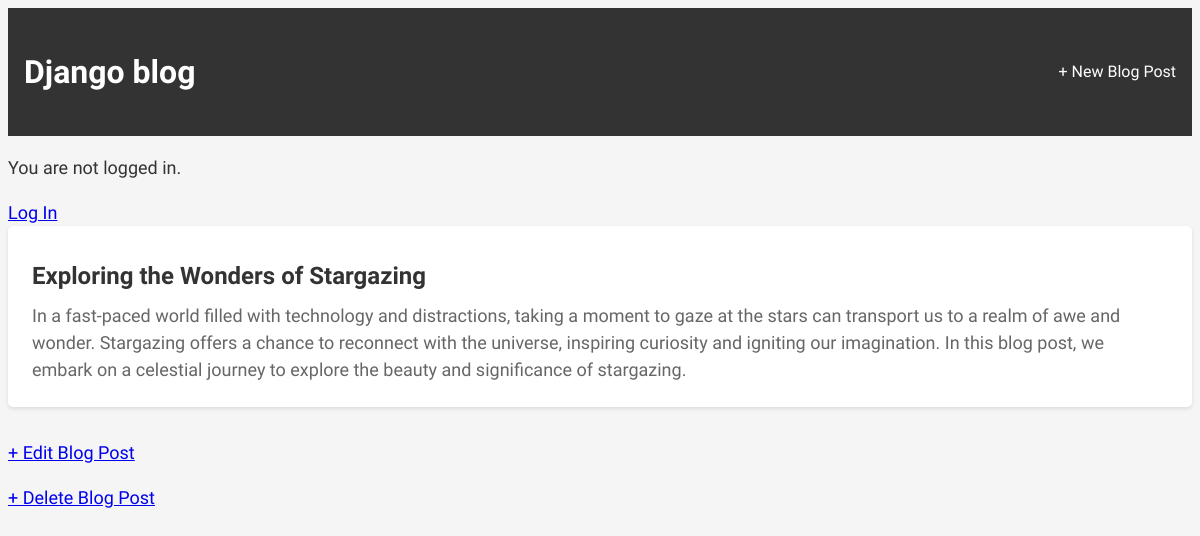
/post/5/, run on the app's committed database.
### blog/models.py (models this page shows, shortened)
class Post(models.Model):
    title = models.CharField(max_length=200)
    author = models.ForeignKey('auth.User', on_delete=models.CASCADE,)
    body = models.TextField()

### blog/views.py (the view)
# urls.py: path('post/<int:pk>/',BlogDetailView.as_view(), name='post_detail'),
class BlogDetailView(DetailView):
    model= Post
    template_name ="post_detail.html"

### templates/post_detail.html
{% extends 'base.html' %}
{% block content %}
<div class="post-entry">
<h2>{{ post.title }}</h2>
<p>{{ post.body }}</p>
</div>
<p><a href="{% url 'post_edit' post.pk %}">+ Edit Blog Post</a></p>
<p><a href="{% url 'post_delete' post.pk %}">+ Delete Blog Post</a></p>
{% endblock content %}

### static/css/base.css (style rules this page uses)
body { font-family: 'Source Sans Pro', sans-serif; font-size: 18px; line-height: 1.5; color: #333; background-color: #f5f5f5; }
.post-entry { background-color: #fff; border-radius: 5px; padding: 1.5rem; margin-bottom: 2rem; box-shadow: 0 2px 4px rgba(0, 0, 0, 0.1); }
.post-entry h2 { margin: 0.5rem 0; font-size: 24px; color: #333; }
.post-entry p { margin: 0; font-weight: 400; color: #666; }

### data on the page
Post: title "Exploring the Wonders of Stargazing", body "In a fast-paced world filled with technology and distractions, taking a moment to gaze at the stars can transport us to a realm of awe and wonder. Stargazing offers a chance to reconnect with the universe, inspiring curiosity and igniting our imagination. In this blog post, we embark on a celestial journey to explore the beauty and significance of stargazing."
